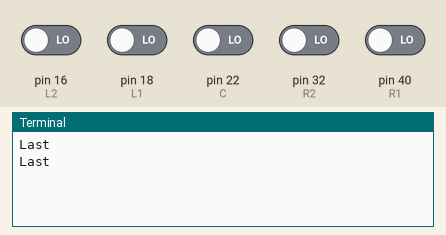
Bench run of a program on a simulated Raspberry Pi (header pin numbers). Shown: the last lines printed to the terminal. The inputs (shaded band) are chosen by the test bench; at power-on: pin 16 (L2), pin 18 (L1), pin 22 (C), pin 32 (R2), pin 40 (R1) LOW.

Above: at 1.2 s.
1.3 s: pin 16 (L2) driven HIGH
At 2.4 s:
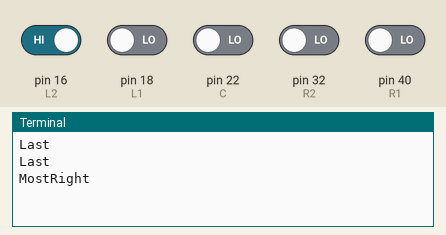
3.5 s: pin 32 (R2) driven HIGH
At 4.8 s:
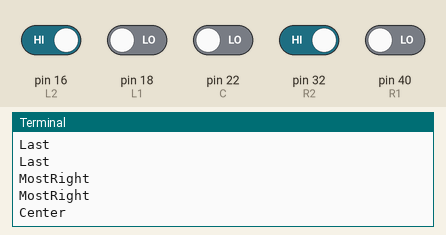
5.5 s: pin 18 (L1) driven HIGH
At 6.6 s:
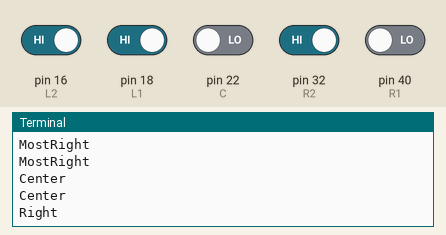
7.5 s: pin 16 (L2) driven LOW
At 8.8 s:
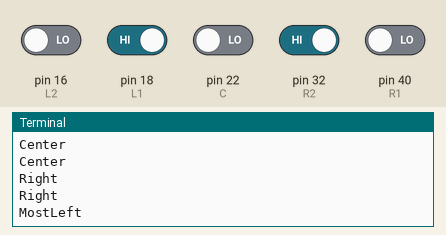

The program:

Tracking_sensor.py
```python
"""
 Date: 2017/11/26
 file name: Tracking_sensor.py
 Purpose: 이 코드는 5방향 추적센서로 구동체 바닥의 색을 판별하고 그것을 리스트로
          저장하는 코드이다.

"""

# =======================================================================
# import GPIO library and time module
# =======================================================================
import RPi.GPIO as GPIO
import time

# =======================================================================
#  set GPIO warnings as false
# =======================================================================
GPIO.setwarnings(False)

# =======================================================================
# set up GPIO mode as BOARD
# =======================================================================
GPIO.setmode(GPIO.BOARD)

# =======================================================================
# declare the pins of 16, 18, 22, 40, 32 in the Rapberry Pi
# as the control pins of 5-way trackinmg sensor in order to
# control direction
#
#  L2    L1     C     R1     R2
#  16    18     22    40     32
#
# led turns on (1) : trackinmg sensor led detects white playground
# led turns off(0) : trackinmg sensor led detects black line

# L2 off : it means that moving object finds black line
#                   at the position of L2
#                   black line locates below the L2 of the moving object
#
# L1 off : it means that moving object finds black line
#                   at the position of L1
#                   black line locates below the L1 of the moving object
#
# C off : it means that moving object finds black line
#                   at the position of C
#                   black line locates below the C of the moving object
#
# R1 off : it means that moving object finds black line
#                   at the position of R1
#                   black line locates below the R1  of the moving object
#
# R2 off : it means that moving object finds black line
#                   at the position of R2
#                   black line locates below the R2 of the moving object
# =======================================================================

L2 = 16
L1 = 18
C = 22
R1 = 40
R2 = 32

# =======================================================================
# because the connetions between 5-way tracking sensor and Rapberry Pi has been
# established, the GPIO pins of Rapberry Pi
# such as leftmostled, leftlessled, centerled, rightlessled, and rightmostled
# should be clearly declared whether their roles of pins
# are output pin or input pin
# since the 5-way tracking sensor data has been detected and
# used as the input data, leftmostled, leftlessled, centerled, rightlessled, and rightmostled
# should be clearly declared as input
#
# =======================================================================

GPIO.setup(L2, GPIO.IN)
GPIO.setup(L1, GPIO.IN)
GPIO.setup(C, GPIO.IN)
GPIO.setup(R1, GPIO.IN)
GPIO.setup(R2, GPIO.IN)


# =======================================================================
# GPIO.input(leftmostled) method gives the data obtained from leftmostled
# leftmostled returns (1) : leftmostled detects white playground
# leftmostled returns (0) : leftmostled detects black line
#
#
# GPIO.input(leftlessled) method gives the data obtained from leftlessled
# leftlessled returns (1) : leftlessled detects white playground
# leftlessled returns (0) : leftlessled detects black line
#
# GPIO.input(centerled) method gives the data obtained from centerled
# centerled returns (1) : centerled detects white playground
# centerled returns (0) : centerled detects black line
#
# GPIO.input(rightlessled) method gives the data obtained from rightlessled
# rightlessled returns (1) : rightlessled detects white playground
# rightlessled returns (0) : rightlessled detects black line
#
# GPIO.input(rightmostled) method gives the data obtained from rightmostled
# rightmostled returns (1) : rightmostled detects white playground
# rightmostled returns (0) : rightmostled detects black line
#
# =======================================================================

# =======================================================================
def getTrack():
    ### 구동체의 5방향 추적센서의 상태를 리스트로 받고, 구동의 위치 정보를 알려준다.
    L2s = GPIO.input(L2)
    L1s = GPIO.input(L1)
    Cs = GPIO.input(C)
    R1s = GPIO.input(R1)
    R2s = GPIO.input(R2)
    Tracklist = [L2s, L1s, Cs, R1s, R2s]
    listcalc = ''
    # 각각의 경우를 리스트로 저장
    if Tracklist == [0, 0, 0, 0, 0]:
        listcalc = 'Last'
    elif Tracklist == [1, 1, 0, 1, 1]:
        listcalc = 'Center'
    elif Tracklist == [1, 0, 0, 0, 1]:
        listcalc = 'Center'
    elif Tracklist == [1, 0, 0, 1, 1]:
        listcalc = 'Left'
    elif Tracklist == [1, 1, 0, 0, 1]:
        listcalc = 'Right'
    elif Tracklist == [1, 0, 1, 1, 1]:
        listcalc = 'Left'
    elif Tracklist == [1, 1, 1, 0, 1]:
        listcalc = 'Right'
    elif Tracklist[0] == 0:
        listcalc = 'MostLeft'
    elif Tracklist[4] == 0:
        listcalc = 'MostRight'
    elif Tracklist == [1, 1, 1, 1, 1]:
        listcalc = 'Out'

    return listcalc
# ==========================================================================
if __name__ == "__main__":
    try:
        while True:
            print(getTrack())
            time.sleep(1)

    except KeyboardInterrupt:
        GPIO.cleanup()
```

Measured:
- after the input at 1.3 s, the terminal: prints a new line after 0.70 s (image 1)
- after the input at 3.5 s, the terminal: prints a new line after 0.50 s (image 2)
- after the input at 5.5 s, the terminal: prints a new line after 0.50 s (image 3)
- after the input at 7.5 s, the terminal: prints a new line after 0.50 s (image 4)
